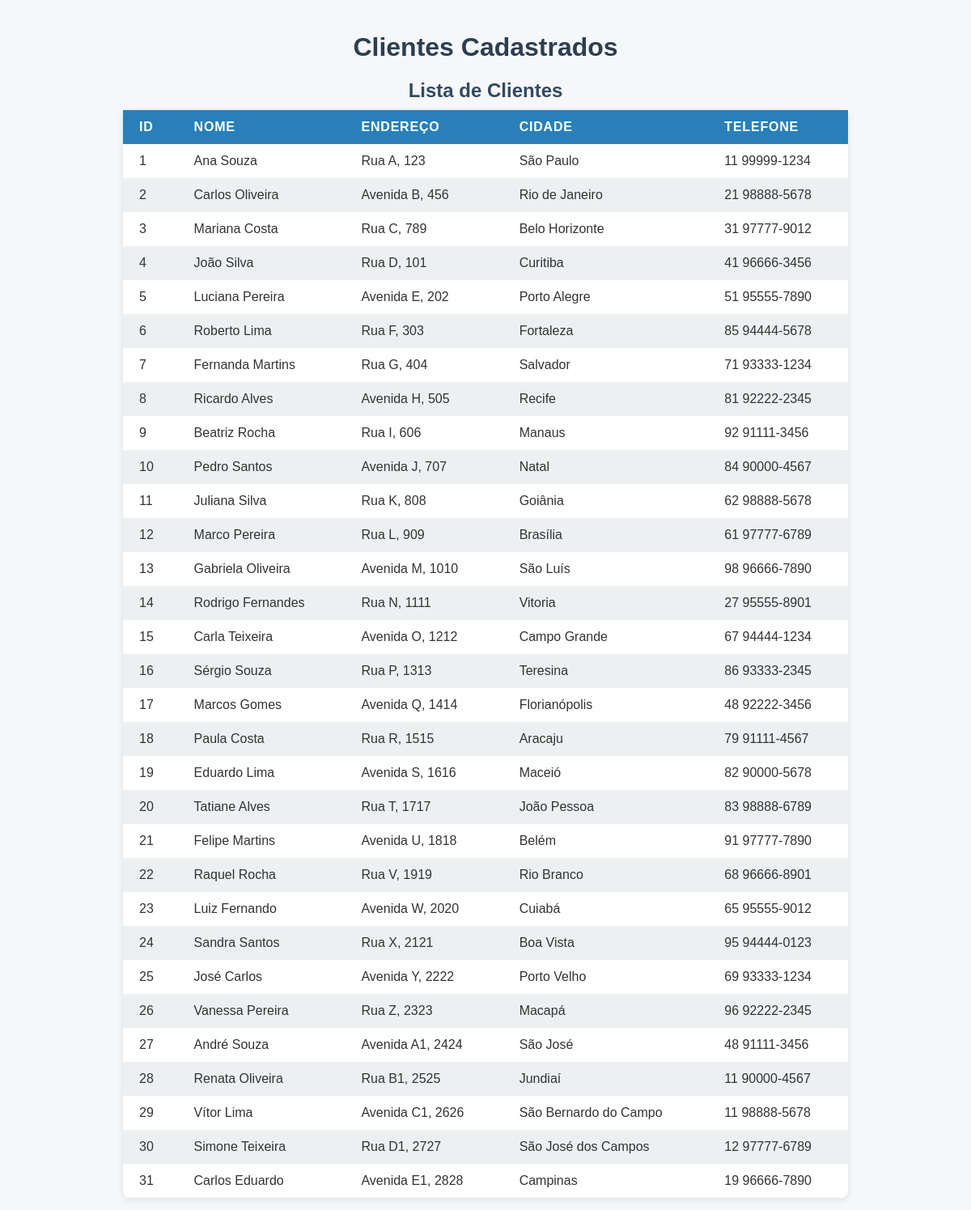
The page /meu-projeto/app/index.php on the database its author committed.
### tables this page shows
CREATE TABLE Clientes (
    Id_Cliente INT AUTO_INCREMENT PRIMARY KEY,
    Nome VARCHAR(100),
    Endereco VARCHAR(255),
    Cidade VARCHAR(100),
    Telefone VARCHAR(15)
);

### meu-projeto/app/index.php (the view, shortened to what this page needs)
<?php
require_once 'config.php';
$sql = "SELECT Id_Cliente, Nome, Endereco, Cidade, Telefone FROM Clientes";
$result = $conn->query($sql);
?>
<!DOCTYPE html>
<html lang="pt-BR">
<head>
</head>
<body>
    <h1>Clientes Cadastrados</h1>
    <?php if ($result && $result->num_rows > 0): ?>
        <table>
            <caption>Lista de Clientes</caption>
            <thead>
                <tr>
                    <th>ID</th>
                    <th>Nome</th>
                    <th>Endereço</th>
                    <th>Cidade</th>
                    <th>Telefone</th>
                </tr>
            </thead>
            <tbody>
                <?php while($row = $result->fetch_assoc()): ?>
                    <tr>
                        <td><?= htmlspecialchars($row["Id_Cliente"]) ?></td>
                        <td><?= htmlspecialchars($row["Nome"]) ?></td>
                        <td><?= htmlspecialchars($row["Endereco"]) ?></td>
                        <td><?= htmlspecialchars($row["Cidade"]) ?></td>
                        <td><?= htmlspecialchars($row["Telefone"]) ?></td>
                    </tr>
                <?php endwhile; ?>
            </tbody>
        </table>
    <?php else: ?>
        <div class="no-data">Nenhum cliente encontrado.</div>
    <?php endif; ?>
</body>
</html>

### meu-projeto/app/index.php (style rules this page uses)
body { font-family: Arial, sans-serif; background: #f5f7fa; margin: 40px; color: #333; }
h1 { text-align: center; color: #2c3e50; }
table { border-collapse: collapse; width: 80%; margin: 20px auto; box-shadow: 0 2px 8px rgba(0,0,0,0.1); background: #fff; border-radius: 8px; overflow: hidden; }
th, td { padding: 12px 20px; text-align: left; }
th { background-color: #2980b9; color: white; text-transform: uppercase; letter-spacing: 0.05em; }
tr:nth-child(even) { background-color: #ecf0f1; }
caption { caption-side: top; font-size: 1.5em; font-weight: bold; margin-bottom: 10px; color: #34495e; }

### rows shown on the page
clientes: Id_Cliente "1", Nome "Ana Souza", Endereco "Rua A, 123", Cidade "São Paulo", Telefone "11 99999-1234"
clientes: Id_Cliente "2", Nome "Carlos Oliveira", Endereco "Avenida B, 456", Cidade "Rio de Janeiro", Telefone "21 98888-5678"
clientes: Id_Cliente "3", Nome "Mariana Costa", Endereco "Rua C, 789", Cidade "Belo Horizonte", Telefone "31 97777-9012"
clientes: Id_Cliente "4", Nome "João Silva", Endereco "Rua D, 101", Cidade "Curitiba", Telefone "41 96666-3456"
clientes: Id_Cliente "5", Nome "Luciana Pereira", Endereco "Avenida E, 202", Cidade "Porto Alegre", Telefone "51 95555-7890"
clientes: Id_Cliente "6", Nome "Roberto Lima", Endereco "Rua F, 303", Cidade "Fortaleza", Telefone "85 94444-5678"
clientes: Id_Cliente "7", Nome "Fernanda Martins", Endereco "Rua G, 404", Cidade "Salvador", Telefone "71 93333-1234"
clientes: Id_Cliente "8", Nome "Ricardo Alves", Endereco "Avenida H, 505", Cidade "Recife", Telefone "81 92222-2345"
clientes: Id_Cliente "9", Nome "Beatriz Rocha", Endereco "Rua I, 606", Cidade "Manaus", Telefone "92 91111-3456"
clientes: Id_Cliente "10", Nome "Pedro Santos", Endereco "Avenida J, 707", Cidade "Natal", Telefone "84 90000-4567"
clientes: Id_Cliente "11", Nome "Juliana Silva", Endereco "Rua K, 808", Cidade "Goiânia", Telefone "62 98888-5678"
clientes: Id_Cliente "12", Nome "Marco Pereira", Endereco "Rua L, 909", Cidade "Brasília", Telefone "61 97777-6789"
clientes: Id_Cliente "13", Nome "Gabriela Oliveira", Endereco "Avenida M, 1010", Cidade "São Luís", Telefone "98 96666-7890"
clientes: Id_Cliente "14", Nome "Rodrigo Fernandes", Endereco "Rua N, 1111", Cidade "Vitoria", Telefone "27 95555-8901"
clientes: Id_Cliente "15", Nome "Carla Teixeira", Endereco "Avenida O, 1212", Cidade "Campo Grande", Telefone "67 94444-1234"
clientes: Id_Cliente "16", Nome "Sérgio Souza", Endereco "Rua P, 1313", Cidade "Teresina", Telefone "86 93333-2345"
clientes: Id_Cliente "17", Nome "Marcos Gomes", Endereco "Avenida Q, 1414", Cidade "Florianópolis", Telefone "48 92222-3456"
clientes: Id_Cliente "18", Nome "Paula Costa", Endereco "Rua R, 1515", Cidade "Aracaju", Telefone "79 91111-4567"
clientes: Id_Cliente "19", Nome "Eduardo Lima", Endereco "Avenida S, 1616", Cidade "Maceió", Telefone "82 90000-5678"
clientes: Id_Cliente "20", Nome "Tatiane Alves", Endereco "Rua T, 1717", Cidade "João Pessoa", Telefone "83 98888-6789"
clientes: Id_Cliente "21", Nome "Felipe Martins", Endereco "Avenida U, 1818", Cidade "Belém", Telefone "91 97777-7890"
clientes: Id_Cliente "22", Nome "Raquel Rocha", Endereco "Rua V, 1919", Cidade "Rio Branco", Telefone "68 96666-8901"
clientes: Id_Cliente "23", Nome "Luiz Fernando", Endereco "Avenida W, 2020", Cidade "Cuiabá", Telefone "65 95555-9012"
clientes: Id_Cliente "24", Nome "Sandra Santos", Endereco "Rua X, 2121", Cidade "Boa Vista", Telefone "95 94444-0123"
clientes: Id_Cliente "25", Nome "José Carlos", Endereco "Avenida Y, 2222", Cidade "Porto Velho", Telefone "69 93333-1234"
clientes: Id_Cliente "26", Nome "Vanessa Pereira", Endereco "Rua Z, 2323", Cidade "Macapá", Telefone "96 92222-2345"
clientes: Id_Cliente "27", Nome "André Souza", Endereco "Avenida A1, 2424", Cidade "São José", Telefone "48 91111-3456"
clientes: Id_Cliente "28", Nome "Renata Oliveira", Endereco "Rua B1, 2525", Cidade "Jundiaí", Telefone "11 90000-4567"
clientes: Id_Cliente "29", Nome "Vítor Lima", Endereco "Avenida C1, 2626", Cidade "São Bernardo do Campo", Telefone "11 98888-5678"
clientes: Id_Cliente "30", Nome "Simone Teixeira", Endereco "Rua D1, 2727", Cidade "São José dos Campos", Telefone "12 97777-6789"
clientes: Id_Cliente "31", Nome "Carlos Eduardo", Endereco "Avenida E1, 2828", Cidade "Campinas", Telefone "19 96666-7890"
